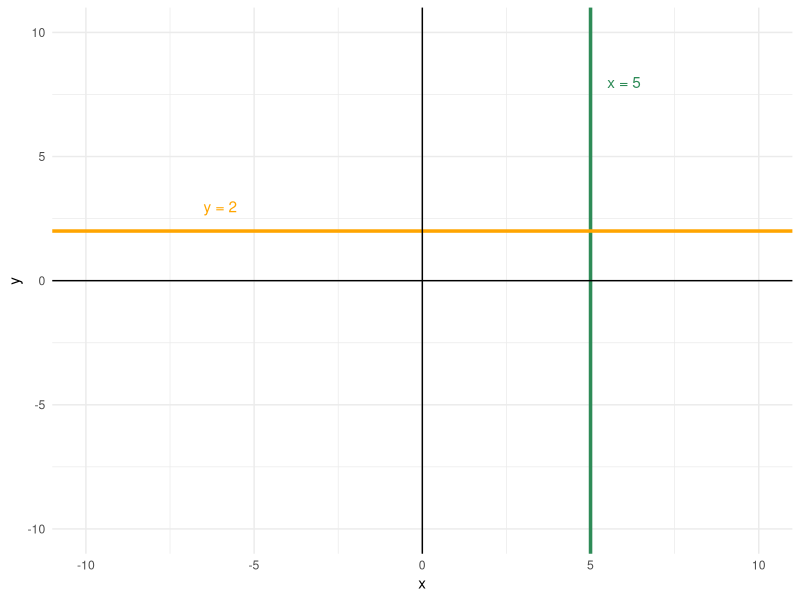
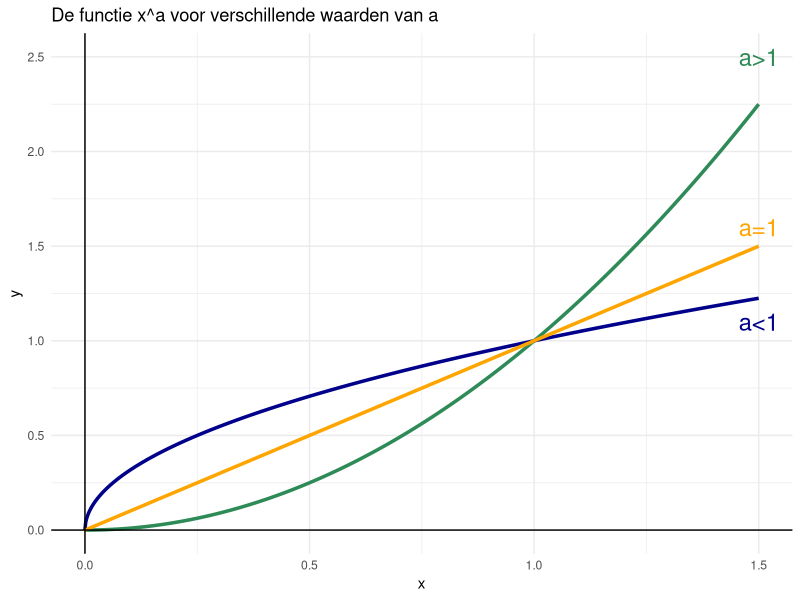
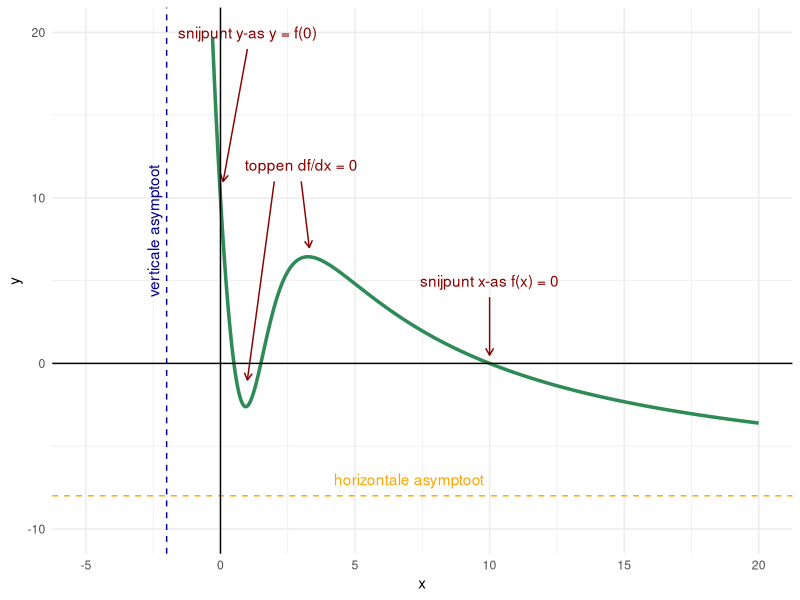

Source code (R) for these figures, in order:
## ---- chunk 1
library(ggplot2)
ggplot() +
  geom_vline(xintercept = 5, colour = "seagreen", linewidth = 1.2) +
  annotate("text", x = 6, y = 8, colour = "seagreen", label = "x = 5") +
  geom_hline(yintercept = 2, colour = "orange", linewidth = 1.2) +
  annotate("text", x = -6, y = 3, colour = "orange", label = "y = 2") +
  xlim(-10, 10) +
  ylim(-10, 10) +
  theme_minimal() +
  geom_hline(yintercept = 0) +
  geom_vline(xintercept = 0) 
## ---- chunk 2
library(ggplot2)
a <- 2
x_min <- 0
x_max <- 1.5

ggplot() + 
  stat_function(fun = function(x) x^2 , n=1000, colour = "seagreen", linewidth = 1.2) +
  stat_function(fun = function(x) x^0.5 ,n=1000,  colour = "darkblue", linewidth = 1.2) +
  stat_function(fun = function(x) x^1 , n=10,  colour = "orange", linewidth = 1.2) +
  xlim(x_min, x_max) +
  theme_minimal() +
  geom_text(aes(x=1.5, y=2.5),size=6,label="a>1", col="seagreen") +
  geom_text(aes(x=1.5, y=1.1),size=6,label="a<1", col="darkblue") +
  geom_text(aes(x=1.5, y=1.6),size=6,label="a=1", col="orange") +
  xlab("x") +
  ylab("y") +
  geom_hline(yintercept = 0) +
  geom_vline(xintercept = 0) +
  ggtitle("De functie x^a voor verschillende waarden van a")
## ---- chunk 3
library(ggplot2)
ggplot() +
  stat_function(fun = function(x) -((2*x-1)*(x-10)*(4*x-6))/(x^3+6), n=1000, colour = "seagreen", linewidth = 1.2) +
  geom_vline(xintercept = -2, colour = "darkblue", linetype = "dashed") +
  annotate("text", x = -2.5, y = 8, colour = "darkblue", label = "verticale asymptoot", angle = 90) +
  geom_hline(yintercept = -8, colour = "orange", linetype = "dashed") +
  annotate("text", x = 7, y = -7, colour = "orange", label = "horizontale asymptoot") +
  annotate("text", x = 3, y = 12, colour = "darkred", label = "toppen df/dx = 0") +
  geom_segment(aes(x = 2, y = 11, xend = 1, yend = -1),
               arrow = arrow(length = unit(0.2, "cm")), colour = "darkred") +  
  geom_segment(aes(x = 3, y = 11, xend = 3.3, yend = 7),
               arrow = arrow(length = unit(0.2, "cm")), colour = "darkred") +
  annotate("text", x = 10, y = 5, colour = "darkred", label = "snijpunt x-as f(x) = 0") +
  geom_segment(aes(x = 10, y = 4, xend = 10, yend = 0.5),
               arrow = arrow(length = unit(0.2, "cm")), colour = "darkred") +
  annotate("text", x = 1, y = 20, colour = "darkred", label = "snijpunt y-as y = f(0)") +
  geom_segment(aes(x = 1, y = 19, xend = 0.1, yend = 11),
               arrow = arrow(length = unit(0.2, "cm")), colour = "darkred") +
  xlim(-5, 20) +
  ylim(-10, 20) +
  theme_minimal() +
  geom_hline(yintercept = 0) +
  geom_vline(xintercept = 0) 
